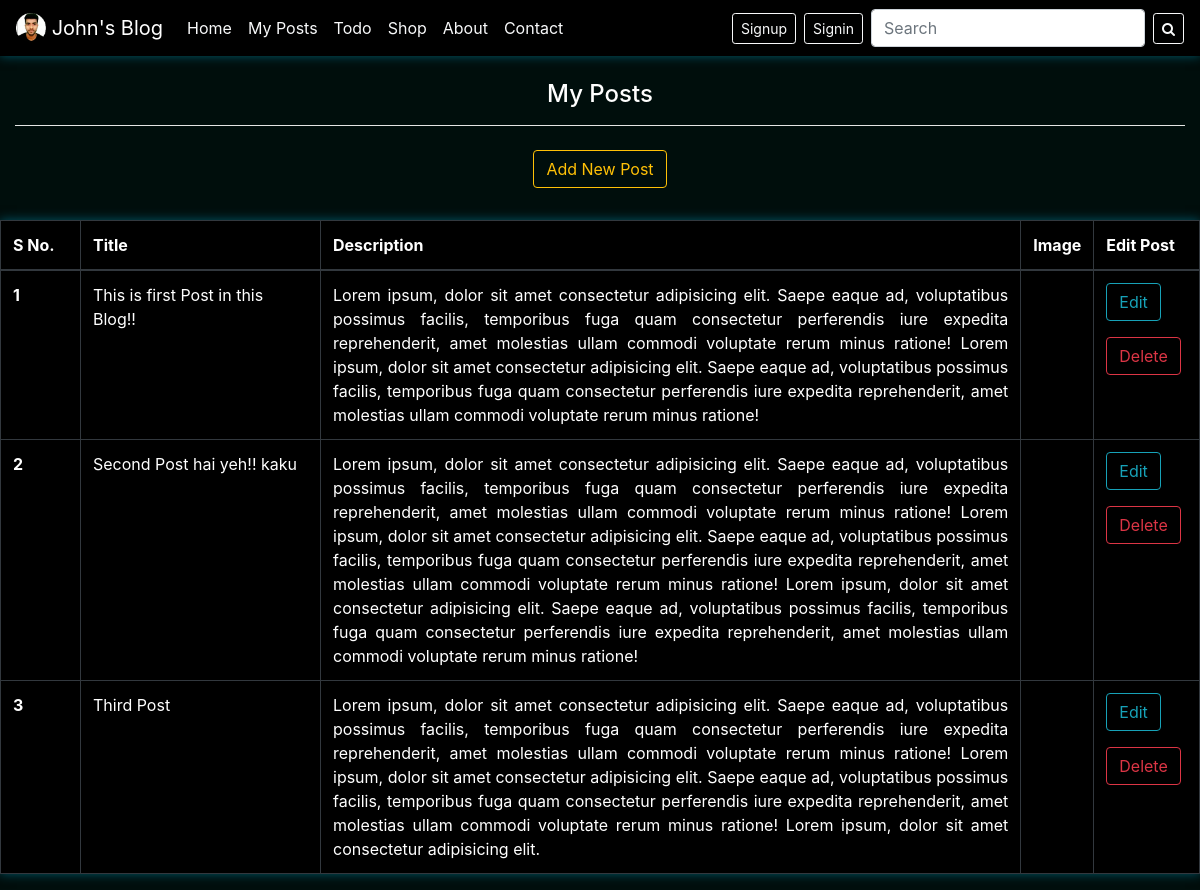
The app's page /myposts with its own data.
### john1/models.py (models this page shows, shortened)
class Post(models.Model):
    title = models.CharField(max_length=300)
    desc = models.TextField()
    image = models.ImageField(upload_to='pics', default = None,null=True, blank=True)
    date = models.DateTimeField(default=datetime.now())

### john1/views.py (the view, shortened to what this page needs)
# urls.py: path('myposts', views.myposts, name='myposts'),
def myposts(request):
    allposts = Post.objects.all()
    return render(request, 'myposts.html', {'posts':allposts})

### templates/myposts.html (shortened to what this page needs)
{% extends 'base.html' %}
{% block content %}
       <div class="container-fluid mt-4 mb-4 text-center">
    <h4>My Posts</h4>
    <hr>
            <button type="button" class="btn btn-outline-warning my-2" data-toggle="modal" data-target="#exampleModal">Add New Post</button>
            </div>
        <table class="table table-hover table-dark table-bordered">
        <thead>
           <tr>
            <th scope="col" style="width:5rem">S No.</th>
            <th scope="col" style="width:15rem">Title</th>
            <th scope="col">Description</th>
            <th scope="col">Image</th>
            <th scope="col">Edit Post</th>
            </tr>
        </thead>
        <tbody>
             {% for post in posts %}
            <tr>
                <th scope="row">{{forloop.counter}} </th>
                <td>{{post.title}}</td>
                <td class="text-justify">{{post.desc}}</td>
                <td><a href="http://127.0.0.1:8000/media/{{post.image}}">{{post.image}}</a> </td>
        <td> <a type="button" class="btn btn-outline-info" href="{% url 'edit_post' post.id %}">Edit</a>
            <a type="button" class="btn btn-outline-danger mt-3" href="{% url 'delete_post' post.id %}">Delete</a></td>
            </tr>
            {% endfor %}
        </tbody>
        </table>
{% endblock content %}

### templates/myposts.html (style rules this page uses)
body { background-color:#000e0c; color:white; }
.table { background-color:#000; box-shadow:0 0 10px #005567; }
hr { background-color:white; }

### records on screen
Post: title "This is first Post in this Blog!!", desc "Lorem ipsum, dolor sit amet consectetur adipisicing elit. Saepe eaque ad, voluptatibus possimus facilis, temporibus fuga quam consectetur perferendis iure expedita reprehenderit, amet molestias ullam commodi voluptate rerum minus ratione! Lorem ipsum, dolor sit amet consectetur adipisicing elit. Saepe eaque ad, voluptatibus possimus facilis, temporibus fuga quam consectetur perferendis iure expedita reprehenderit, amet molestias ullam commodi voluptate rerum minus ratione!"
Post: title "Second Post hai yeh!! kaku", desc "Lorem ipsum, dolor sit amet consectetur adipisicing elit. Saepe eaque ad, voluptatibus possimus facilis, temporibus fuga quam consectetur perferendis iure expedita reprehenderit, amet molestias ullam commodi voluptate rerum minus ratione! Lorem ipsum, dolor sit amet consectetur adipisicing elit. Saepe eaque ad, voluptatibus possimus facilis, temporibus fuga quam consectetur perferendis iure expedita reprehenderit, amet molestias ullam commodi voluptate rerum minus ratione! Lorem ipsum, dolor sit amet consectetur adipisicing elit. Saepe eaque ad, voluptatibus possimus facilis, temporibus fuga quam consectetur perferendis iure expedita reprehenderit, amet molestias ullam commodi voluptate…"
Post: title "Third Post", desc "Lorem ipsum, dolor sit amet consectetur adipisicing elit. Saepe eaque ad, voluptatibus possimus facilis, temporibus fuga quam consectetur perferendis iure expedita reprehenderit, amet molestias ullam commodi voluptate rerum minus ratione! Lorem ipsum, dolor sit amet consectetur adipisicing elit. Saepe eaque ad, voluptatibus possimus facilis, temporibus fuga quam consectetur perferendis iure expedita reprehenderit, amet molestias ullam commodi voluptate rerum minus ratione! Lorem ipsum, dolor sit amet consectetur adipisicing elit."
